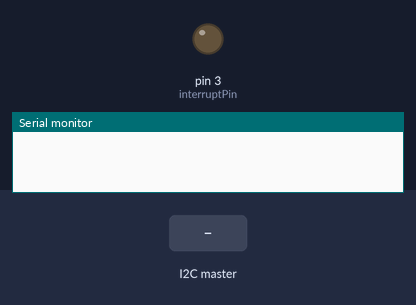
Recording of a sketch running on a simulated Arduino Uno, built with avr-gcc and run on an emulated ATmega328P. On the bench: output pins drawn as LEDs (lit = HIGH), the last lines printed to the serial monitor. The test bench sets the inputs (shaded band).

Above: at 1.2 s.
1.3 s: the I2C master sends the byte 1
At 2.1 s:
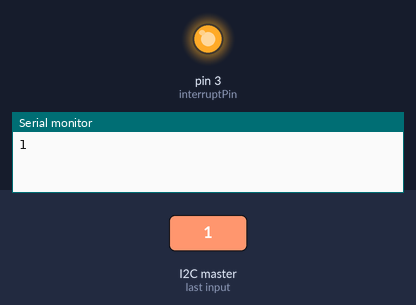
Timing chart, 0 to 4.3 s (numbered marks = the images above; inputs shaded):
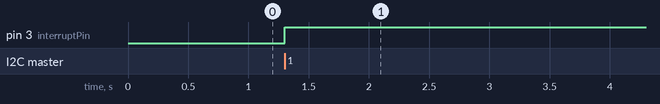

The sketch:

LCDUnoBidirectionalI2C.ino
```cpp
#include <Wire.h>

const int interruptPin = 3;
byte number;

void setup() {
  pinMode(interruptPin, OUTPUT);
  Wire.begin(4);
  Wire.onReceive(receiveEvent);
  Wire.onRequest(requestEvent);
  Serial.begin(115200);
}

void loop() {
  delay(1);
}

void receiveEvent(int howMany) {
  number = Wire.read();
  Serial.println(number);
  digitalWrite(interruptPin, HIGH);
}

void requestEvent() {
  Wire.write(number + 4);
  digitalWrite(interruptPin, LOW);
}
```

Measured:
- after the input at 1.3 s, pin 3 (interruptPin): LOW → HIGH at once
